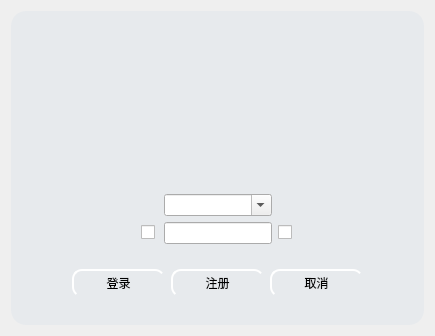
<?xml version="1.0" encoding="UTF-8"?>
<ui version="4.0">
 <class>loginDialog</class>
 <widget class="QDialog" name="loginDialog">
  <property name="geometry">
   <rect>
    <x>0</x>
    <y>0</y>
    <width>435</width>
    <height>336</height>
   </rect>
  </property>
  <property name="windowTitle">
   <string>Dialog</string>
  </property>
  <property name="windowOpacity">
   <double>1.000000000000000</double>
  </property>
  <property name="styleSheet">
   <string notr="true">QPushButton{
	border:2px groove rgb(231,234,237);
	border-radius:10px;
	padding:2px 4px;
	border-style: outset;
}
QPushButton:hover{
	background-color:rgb(229, 241, 251); color: black;
}
QPushButton:pressed{
	background-color:rgb(204, 228, 247);
	border-style: inset;
}
QLabel{
	border-radius: 65px;
	border:1px solid black;
	background: green; 
}</string>
  </property>
  <layout class="QHBoxLayout" name="horizontalLayout_5">
   <item>
    <widget class="QFrame" name="frame">
     <property name="styleSheet">
      <string notr="true">QFrame
{
	background-color:rgb(231,234,237);
 
	border:none;
	border-radius:15px;
}</string>
     </property>
     <property name="frameShape">
      <enum>QFrame::StyledPanel</enum>
     </property>
     <property name="frameShadow">
      <enum>QFrame::Raised</enum>
     </property>
     <layout class="QVBoxLayout" name="verticalLayout">
      <item>
       <layout class="QHBoxLayout" name="horizontalLayout_2">
        <item>
         <spacer name="horizontalSpacer_2">
          <property name="orientation">
           <enum>Qt::Horizontal</enum>
          </property>
          <property name="sizeHint" stdset="0">
           <size>
            <width>40</width>
            <height>20</height>
           </size>
          </property>
         </spacer>
        </item>
        <item>
         <widget class="QLabel" name="picture">
          <property name="minimumSize">
           <size>
            <width>130</width>
            <height>130</height>
           </size>
          </property>
          <property name="maximumSize">
           <size>
            <width>130</width>
            <height>130</height>
           </size>
          </property>
          <property name="styleSheet">
           <string notr="true"/>
          </property>
          <property name="text">
           <string/>
          </property>
         </widget>
        </item>
        <item>
         <spacer name="horizontalSpacer">
          <property name="orientation">
           <enum>Qt::Horizontal</enum>
          </property>
          <property name="sizeHint" stdset="0">
           <size>
            <width>40</width>
            <height>20</height>
           </size>
          </property>
         </spacer>
        </item>
       </layout>
      </item>
      <item>
       <layout class="QHBoxLayout" name="horizontalLayout_3">
        <item>
         <spacer name="horizontalSpacer_3">
          <property name="orientation">
           <enum>Qt::Horizontal</enum>
          </property>
          <property name="sizeHint" stdset="0">
           <size>
            <width>40</width>
            <height>20</height>
           </size>
          </property>
         </spacer>
        </item>
        <item>
         <layout class="QGridLayout" name="gridLayout">
          <item row="1" column="1">
           <widget class="QLineEdit" name="userpassward">
            <property name="echoMode">
             <enum>QLineEdit::Password</enum>
            </property>
           </widget>
          </item>
          <item row="0" column="2">
           <spacer name="horizontalSpacer_7">
            <property name="orientation">
             <enum>Qt::Horizontal</enum>
            </property>
            <property name="sizeType">
             <enum>QSizePolicy::Fixed</enum>
            </property>
            <property name="sizeHint" stdset="0">
             <size>
              <width>17</width>
              <height>20</height>
             </size>
            </property>
           </spacer>
          </item>
          <item row="0" column="1">
           <widget class="QComboBox" name="usernumber">
            <property name="editable">
             <bool>true</bool>
            </property>
           </widget>
          </item>
          <item row="0" column="0">
           <spacer name="horizontalSpacer_8">
            <property name="orientation">
             <enum>Qt::Horizontal</enum>
            </property>
            <property name="sizeType">
             <enum>QSizePolicy::Fixed</enum>
            </property>
            <property name="sizeHint" stdset="0">
             <size>
              <width>17</width>
              <height>20</height>
             </size>
            </property>
           </spacer>
          </item>
          <item row="1" column="0">
           <widget class="QCheckBox" name="checkBox">
            <property name="maximumSize">
             <size>
              <width>15</width>
              <height>15</height>
             </size>
            </property>
            <property name="toolTip">
             <string>显示密码</string>
            </property>
            <property name="styleSheet">
             <string notr="true">QCheckBox::indicator::unchecked{
    image: url(:/eye/openeye.png);width:15px;height:15px;
}
QCheckBox::indicator::checked{
    image: url(:/eye/closeeye.png);width:15px;height:15px;
}</string>
            </property>
            <property name="text">
             <string/>
            </property>
           </widget>
          </item>
          <item row="1" column="2">
           <widget class="QCheckBox" name="remember">
            <property name="toolTip">
             <string>记住密码</string>
            </property>
            <property name="text">
             <string/>
            </property>
           </widget>
          </item>
         </layout>
        </item>
        <item>
         <spacer name="horizontalSpacer_4">
          <property name="orientation">
           <enum>Qt::Horizontal</enum>
          </property>
          <property name="sizeHint" stdset="0">
           <size>
            <width>40</width>
            <height>20</height>
           </size>
          </property>
         </spacer>
        </item>
        <item>
         <layout class="QGridLayout" name="gridLayout_4"/>
        </item>
       </layout>
      </item>
      <item>
       <layout class="QHBoxLayout" name="horizontalLayout_4">
        <item>
         <spacer name="horizontalSpacer_5">
          <property name="orientation">
           <enum>Qt::Horizontal</enum>
          </property>
          <property name="sizeHint" stdset="0">
           <size>
            <width>40</width>
            <height>20</height>
           </size>
          </property>
         </spacer>
        </item>
        <item>
         <layout class="QHBoxLayout" name="horizontalLayout">
          <item>
           <widget class="QPushButton" name="login">
            <property name="minimumSize">
             <size>
              <width>93</width>
              <height>28</height>
             </size>
            </property>
            <property name="maximumSize">
             <size>
              <width>93</width>
              <height>28</height>
             </size>
            </property>
            <property name="text">
             <string>登录</string>
            </property>
           </widget>
          </item>
          <item>
           <widget class="QPushButton" name="regestor">
            <property name="minimumSize">
             <size>
              <width>93</width>
              <height>28</height>
             </size>
            </property>
            <property name="maximumSize">
             <size>
              <width>93</width>
              <height>28</height>
             </size>
            </property>
            <property name="text">
             <string>注册</string>
            </property>
           </widget>
          </item>
          <item>
           <widget class="QPushButton" name="cancel">
            <property name="minimumSize">
             <size>
              <width>93</width>
              <height>28</height>
             </size>
            </property>
            <property name="maximumSize">
             <size>
              <width>93</width>
              <height>28</height>
             </size>
            </property>
            <property name="text">
             <string>取消</string>
            </property>
           </widget>
          </item>
         </layout>
        </item>
        <item>
         <spacer name="horizontalSpacer_6">
          <property name="orientation">
           <enum>Qt::Horizontal</enum>
          </property>
          <property name="sizeHint" stdset="0">
           <size>
            <width>40</width>
            <height>20</height>
           </size>
          </property>
         </spacer>
        </item>
       </layout>
      </item>
     </layout>
    </widget>
   </item>
  </layout>
 </widget>
 <tabstops>
  <tabstop>usernumber</tabstop>
  <tabstop>userpassward</tabstop>
  <tabstop>login</tabstop>
  <tabstop>regestor</tabstop>
  <tabstop>cancel</tabstop>
 </tabstops>
 <resources/>
 <connections/>
</ui>
